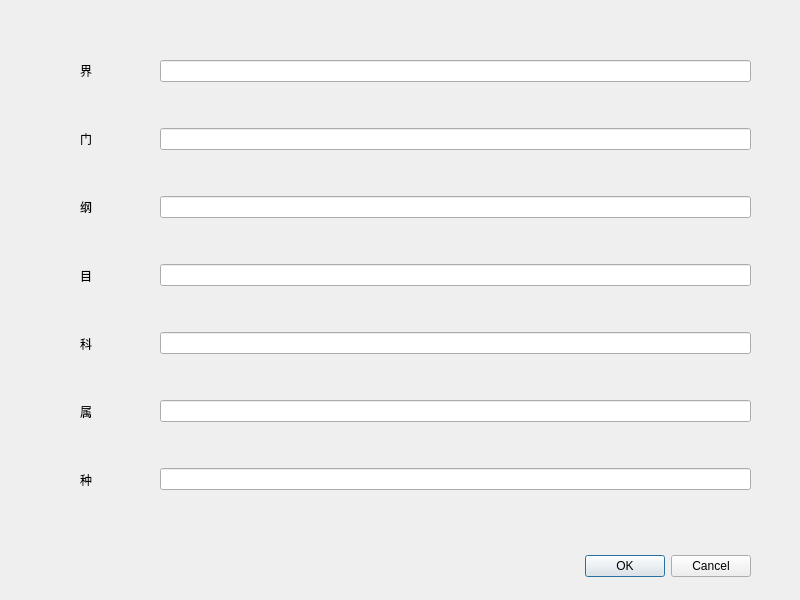
<?xml version="1.0" encoding="UTF-8"?>
<ui version="4.0">
 <class>addCreature</class>
 <widget class="QDialog" name="addCreature">
  <property name="geometry">
   <rect>
    <x>0</x>
    <y>0</y>
    <width>800</width>
    <height>600</height>
   </rect>
  </property>
  <property name="windowTitle">
   <string>新增条目</string>
  </property>
  <widget class="QDialogButtonBox" name="buttonBox">
   <property name="geometry">
    <rect>
     <x>410</x>
     <y>550</y>
     <width>341</width>
     <height>32</height>
    </rect>
   </property>
   <property name="orientation">
    <enum>Qt::Horizontal</enum>
   </property>
   <property name="standardButtons">
    <set>QDialogButtonBox::Cancel|QDialogButtonBox::Ok</set>
   </property>
  </widget>
  <widget class="QWidget" name="layoutWidget">
   <property name="geometry">
    <rect>
     <x>160</x>
     <y>20</y>
     <width>591</width>
     <height>511</height>
    </rect>
   </property>
   <layout class="QVBoxLayout" name="verticalLayout">
    <item>
     <widget class="QLineEdit" name="lineEditKingdom">
      <property name="sizePolicy">
       <sizepolicy hsizetype="Expanding" vsizetype="Fixed">
        <horstretch>0</horstretch>
        <verstretch>0</verstretch>
       </sizepolicy>
      </property>
     </widget>
    </item>
    <item>
     <widget class="QLineEdit" name="lineEditDivision">
      <property name="sizePolicy">
       <sizepolicy hsizetype="Expanding" vsizetype="Fixed">
        <horstretch>0</horstretch>
        <verstretch>0</verstretch>
       </sizepolicy>
      </property>
     </widget>
    </item>
    <item>
     <widget class="QLineEdit" name="lineEditClass">
      <property name="sizePolicy">
       <sizepolicy hsizetype="MinimumExpanding" vsizetype="Fixed">
        <horstretch>0</horstretch>
        <verstretch>0</verstretch>
       </sizepolicy>
      </property>
     </widget>
    </item>
    <item>
     <widget class="QLineEdit" name="lineEditOrder">
      <property name="sizePolicy">
       <sizepolicy hsizetype="Expanding" vsizetype="Fixed">
        <horstretch>0</horstretch>
        <verstretch>0</verstretch>
       </sizepolicy>
      </property>
     </widget>
    </item>
    <item>
     <widget class="QLineEdit" name="lineEditFamily">
      <property name="sizePolicy">
       <sizepolicy hsizetype="Expanding" vsizetype="Fixed">
        <horstretch>0</horstretch>
        <verstretch>0</verstretch>
       </sizepolicy>
      </property>
     </widget>
    </item>
    <item>
     <widget class="QLineEdit" name="lineEditGenus">
      <property name="sizePolicy">
       <sizepolicy hsizetype="Expanding" vsizetype="Fixed">
        <horstretch>0</horstretch>
        <verstretch>0</verstretch>
       </sizepolicy>
      </property>
     </widget>
    </item>
    <item>
     <widget class="QLineEdit" name="lineEditSpecies">
      <property name="sizePolicy">
       <sizepolicy hsizetype="Expanding" vsizetype="Fixed">
        <horstretch>0</horstretch>
        <verstretch>0</verstretch>
       </sizepolicy>
      </property>
      <property name="minimumSize">
       <size>
        <width>0</width>
        <height>0</height>
       </size>
      </property>
     </widget>
    </item>
   </layout>
  </widget>
  <widget class="QWidget" name="layoutWidget">
   <property name="geometry">
    <rect>
     <x>80</x>
     <y>40</y>
     <width>61</width>
     <height>471</height>
    </rect>
   </property>
   <layout class="QVBoxLayout" name="verticalLayout_2">
    <item>
     <widget class="QLabel" name="label">
      <property name="text">
       <string>界</string>
      </property>
     </widget>
    </item>
    <item>
     <widget class="QLabel" name="label_2">
      <property name="text">
       <string>门</string>
      </property>
     </widget>
    </item>
    <item>
     <widget class="QLabel" name="label_3">
      <property name="text">
       <string>纲</string>
      </property>
     </widget>
    </item>
    <item>
     <widget class="QLabel" name="label_4">
      <property name="text">
       <string>目</string>
      </property>
     </widget>
    </item>
    <item>
     <widget class="QLabel" name="label_5">
      <property name="text">
       <string>科</string>
      </property>
     </widget>
    </item>
    <item>
     <widget class="QLabel" name="label_6">
      <property name="text">
       <string>属</string>
      </property>
     </widget>
    </item>
    <item>
     <widget class="QLabel" name="label_7">
      <property name="text">
       <string>种</string>
      </property>
     </widget>
    </item>
   </layout>
  </widget>
 </widget>
 <resources/>
 <connections>
  <connection>
   <sender>buttonBox</sender>
   <signal>accepted()</signal>
   <receiver>addCreature</receiver>
   <slot>accept()</slot>
   <hints>
    <hint type="sourcelabel">
     <x>248</x>
     <y>254</y>
    </hint>
    <hint type="destinationlabel">
     <x>157</x>
     <y>274</y>
    </hint>
   </hints>
  </connection>
  <connection>
   <sender>buttonBox</sender>
   <signal>rejected()</signal>
   <receiver>addCreature</receiver>
   <slot>reject()</slot>
   <hints>
    <hint type="sourcelabel">
     <x>316</x>
     <y>260</y>
    </hint>
    <hint type="destinationlabel">
     <x>286</x>
     <y>274</y>
    </hint>
   </hints>
  </connection>
 </connections>
</ui>
